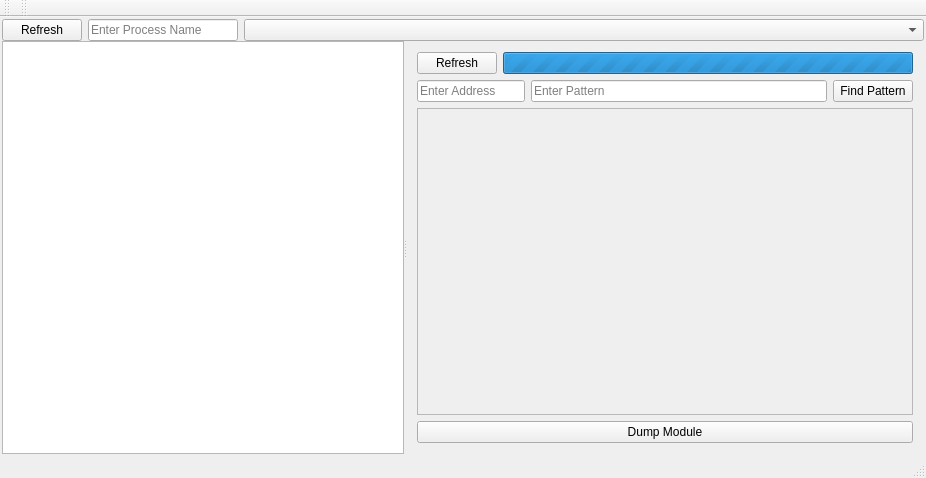
<?xml version="1.0" encoding="UTF-8"?>
<ui version="4.0">
 <class>MainWindow</class>
 <widget class="QMainWindow" name="MainWindow">
  <property name="geometry">
   <rect>
    <x>0</x>
    <y>0</y>
    <width>926</width>
    <height>478</height>
   </rect>
  </property>
  <property name="sizePolicy">
   <sizepolicy hsizetype="Maximum" vsizetype="Maximum">
    <horstretch>0</horstretch>
    <verstretch>0</verstretch>
   </sizepolicy>
  </property>
  <property name="windowTitle">
   <string>MainWindow</string>
  </property>
  <widget class="QWidget" name="centralWidget">
   <property name="sizePolicy">
    <sizepolicy hsizetype="Minimum" vsizetype="Minimum">
     <horstretch>0</horstretch>
     <verstretch>0</verstretch>
    </sizepolicy>
   </property>
   <layout class="QGridLayout" name="gridLayout">
    <property name="leftMargin">
     <number>2</number>
    </property>
    <property name="topMargin">
     <number>2</number>
    </property>
    <property name="rightMargin">
     <number>2</number>
    </property>
    <property name="bottomMargin">
     <number>2</number>
    </property>
    <property name="spacing">
     <number>2</number>
    </property>
    <item row="0" column="0">
     <layout class="QVBoxLayout" name="verticalLayout">
      <property name="spacing">
       <number>0</number>
      </property>
      <property name="sizeConstraint">
       <enum>QLayout::SetMinAndMaxSize</enum>
      </property>
      <property name="leftMargin">
       <number>0</number>
      </property>
      <item>
       <layout class="QHBoxLayout" name="horizontalLayout">
        <property name="sizeConstraint">
         <enum>QLayout::SetMaximumSize</enum>
        </property>
        <item>
         <widget class="QPushButton" name="refreshButton">
          <property name="sizePolicy">
           <sizepolicy hsizetype="Maximum" vsizetype="Maximum">
            <horstretch>0</horstretch>
            <verstretch>0</verstretch>
           </sizepolicy>
          </property>
          <property name="text">
           <string>Refresh</string>
          </property>
         </widget>
        </item>
        <item>
         <widget class="QLineEdit" name="processName">
          <property name="sizePolicy">
           <sizepolicy hsizetype="Preferred" vsizetype="Maximum">
            <horstretch>0</horstretch>
            <verstretch>0</verstretch>
           </sizepolicy>
          </property>
          <property name="maximumSize">
           <size>
            <width>150</width>
            <height>16777215</height>
           </size>
          </property>
          <property name="placeholderText">
           <string>Enter Process Name</string>
          </property>
         </widget>
        </item>
        <item>
         <widget class="QComboBox" name="processList">
          <property name="sizePolicy">
           <sizepolicy hsizetype="Preferred" vsizetype="Maximum">
            <horstretch>0</horstretch>
            <verstretch>0</verstretch>
           </sizepolicy>
          </property>
         </widget>
        </item>
       </layout>
      </item>
      <item>
       <widget class="QSplitter" name="splitter">
        <property name="sizePolicy">
         <sizepolicy hsizetype="Minimum" vsizetype="Minimum">
          <horstretch>0</horstretch>
          <verstretch>0</verstretch>
         </sizepolicy>
        </property>
        <property name="cursor">
         <cursorShape>ArrowCursor</cursorShape>
        </property>
        <property name="autoFillBackground">
         <bool>false</bool>
        </property>
        <property name="frameShape">
         <enum>QFrame::NoFrame</enum>
        </property>
        <property name="frameShadow">
         <enum>QFrame::Plain</enum>
        </property>
        <property name="midLineWidth">
         <number>0</number>
        </property>
        <property name="orientation">
         <enum>Qt::Horizontal</enum>
        </property>
        <property name="opaqueResize">
         <bool>true</bool>
        </property>
        <property name="handleWidth">
         <number>2</number>
        </property>
        <property name="childrenCollapsible">
         <bool>true</bool>
        </property>
        <widget class="QTableWidget" name="moduleList">
         <property name="sizePolicy">
          <sizepolicy hsizetype="Minimum" vsizetype="Minimum">
           <horstretch>0</horstretch>
           <verstretch>0</verstretch>
          </sizepolicy>
         </property>
         <property name="editTriggers">
          <set>QAbstractItemView::NoEditTriggers</set>
         </property>
         <property name="selectionMode">
          <enum>QAbstractItemView::SingleSelection</enum>
         </property>
         <property name="selectionBehavior">
          <enum>QAbstractItemView::SelectItems</enum>
         </property>
         <property name="sortingEnabled">
          <bool>true</bool>
         </property>
         <attribute name="verticalHeaderStretchLastSection">
          <bool>false</bool>
         </attribute>
        </widget>
        <widget class="QWidget" name="verticalLayoutWidget">
         <layout class="QVBoxLayout" name="verticalLayout_2">
          <item>
           <layout class="QHBoxLayout" name="pagedStatusLayout">
            <item>
             <widget class="QPushButton" name="refreshPaged">
              <property name="sizePolicy">
               <sizepolicy hsizetype="Maximum" vsizetype="Maximum">
                <horstretch>0</horstretch>
                <verstretch>0</verstretch>
               </sizepolicy>
              </property>
              <property name="text">
               <string>Refresh</string>
              </property>
             </widget>
            </item>
            <item>
             <widget class="QProgressBar" name="amountUnpaged">
              <property name="sizePolicy">
               <sizepolicy hsizetype="Expanding" vsizetype="Maximum">
                <horstretch>0</horstretch>
                <verstretch>0</verstretch>
               </sizepolicy>
              </property>
              <property name="toolTip">
               <string>&lt;html&gt;&lt;head/&gt;&lt;body&gt;&lt;p&gt;Percentage of data in RAM as opposed to being paged out to disk.&lt;/p&gt;&lt;/body&gt;&lt;/html&gt;</string>
              </property>
              <property name="maximum">
               <number>0</number>
              </property>
              <property name="value">
               <number>0</number>
              </property>
             </widget>
            </item>
           </layout>
          </item>
          <item>
           <layout class="QHBoxLayout" name="addressLayout">
            <item>
             <widget class="QLineEdit" name="curAddress">
              <property name="sizePolicy">
               <sizepolicy hsizetype="Maximum" vsizetype="Maximum">
                <horstretch>0</horstretch>
                <verstretch>0</verstretch>
               </sizepolicy>
              </property>
              <property name="inputMask">
               <string/>
              </property>
              <property name="maxLength">
               <number>18</number>
              </property>
              <property name="placeholderText">
               <string>Enter Address</string>
              </property>
             </widget>
            </item>
            <item>
             <widget class="QLineEdit" name="patternField">
              <property name="sizePolicy">
               <sizepolicy hsizetype="Expanding" vsizetype="Maximum">
                <horstretch>0</horstretch>
                <verstretch>0</verstretch>
               </sizepolicy>
              </property>
              <property name="maxLength">
               <number>1000</number>
              </property>
              <property name="placeholderText">
               <string>Enter Pattern</string>
              </property>
              <property name="clearButtonEnabled">
               <bool>true</bool>
              </property>
             </widget>
            </item>
            <item>
             <widget class="QPushButton" name="findPattern">
              <property name="sizePolicy">
               <sizepolicy hsizetype="Maximum" vsizetype="Maximum">
                <horstretch>0</horstretch>
                <verstretch>0</verstretch>
               </sizepolicy>
              </property>
              <property name="text">
               <string>Find Pattern</string>
              </property>
             </widget>
            </item>
           </layout>
          </item>
          <item>
           <widget class="QScrollArea" name="hexWidget">
            <property name="widgetResizable">
             <bool>true</bool>
            </property>
            <widget class="QWidget" name="scrollAreaWidgetContents">
             <property name="geometry">
              <rect>
               <x>0</x>
               <y>0</y>
               <width>531</width>
               <height>96</height>
              </rect>
             </property>
            </widget>
           </widget>
          </item>
          <item>
           <widget class="QPushButton" name="dumpModule">
            <property name="text">
             <string>Dump Module</string>
            </property>
           </widget>
          </item>
         </layout>
        </widget>
       </widget>
      </item>
     </layout>
    </item>
   </layout>
  </widget>
  <widget class="QMenuBar" name="menuBar">
   <property name="geometry">
    <rect>
     <x>0</x>
     <y>0</y>
     <width>926</width>
     <height>24</height>
    </rect>
   </property>
  </widget>
  <widget class="QToolBar" name="toolBar">
   <property name="windowTitle">
    <string>toolBar</string>
   </property>
   <attribute name="toolBarArea">
    <enum>TopToolBarArea</enum>
   </attribute>
   <attribute name="toolBarBreak">
    <bool>false</bool>
   </attribute>
  </widget>
  <widget class="QStatusBar" name="statusBar">
   <property name="sizePolicy">
    <sizepolicy hsizetype="Preferred" vsizetype="Maximum">
     <horstretch>0</horstretch>
     <verstretch>0</verstretch>
    </sizepolicy>
   </property>
  </widget>
  <widget class="QToolBar" name="mainToolBar">
   <attribute name="toolBarArea">
    <enum>TopToolBarArea</enum>
   </attribute>
   <attribute name="toolBarBreak">
    <bool>false</bool>
   </attribute>
  </widget>
 </widget>
 <layoutdefault spacing="6" margin="11"/>
 <resources/>
 <connections/>
</ui>
